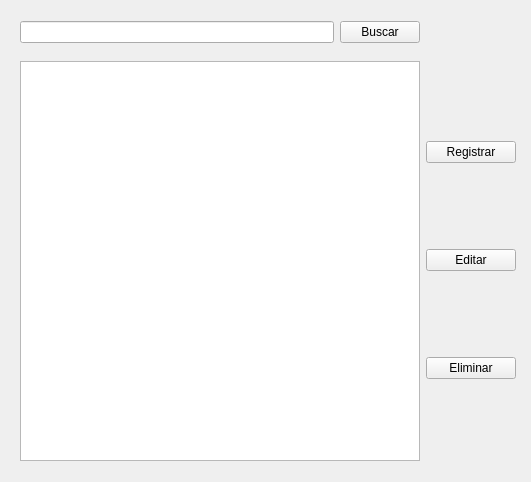
<?xml version="1.0" encoding="UTF-8"?>
<ui version="4.0">
 <class>MedicosForm</class>
 <widget class="QWidget" name="MedicosForm">
  <property name="geometry">
   <rect>
    <x>0</x>
    <y>0</y>
    <width>531</width>
    <height>482</height>
   </rect>
  </property>
  <property name="windowTitle">
   <string>Medicos</string>
  </property>
  <widget class="QTableView" name="tblview_medicos">
   <property name="geometry">
    <rect>
     <x>20</x>
     <y>61</y>
     <width>400</width>
     <height>400</height>
    </rect>
   </property>
   <property name="maximumSize">
    <size>
     <width>565</width>
     <height>440</height>
    </size>
   </property>
  </widget>
  <widget class="QWidget" name="widget_2" native="true">
   <property name="geometry">
    <rect>
     <x>20</x>
     <y>10</y>
     <width>400</width>
     <height>45</height>
    </rect>
   </property>
   <property name="minimumSize">
    <size>
     <width>400</width>
     <height>0</height>
    </size>
   </property>
   <layout class="QHBoxLayout" name="horizontalLayout">
    <item>
     <widget class="QLineEdit" name="ledit_buscar"/>
    </item>
    <item>
     <widget class="QPushButton" name="btn_buscar">
      <property name="text">
       <string>Buscar</string>
      </property>
     </widget>
    </item>
   </layout>
  </widget>
  <widget class="QWidget" name="widget" native="true">
   <property name="geometry">
    <rect>
     <x>426</x>
     <y>61</y>
     <width>90</width>
     <height>400</height>
    </rect>
   </property>
   <property name="minimumSize">
    <size>
     <width>90</width>
     <height>400</height>
    </size>
   </property>
   <layout class="QGridLayout" name="gridLayout">
    <item row="0" column="0">
     <widget class="QPushButton" name="btn_registrar">
      <property name="text">
       <string>Registrar</string>
      </property>
     </widget>
    </item>
    <item row="1" column="0">
     <widget class="QPushButton" name="btn_editar">
      <property name="text">
       <string>Editar</string>
      </property>
     </widget>
    </item>
    <item row="2" column="0">
     <widget class="QPushButton" name="btn_eliminar">
      <property name="text">
       <string>Eliminar</string>
      </property>
     </widget>
    </item>
   </layout>
  </widget>
 </widget>
 <resources/>
 <connections/>
</ui>
